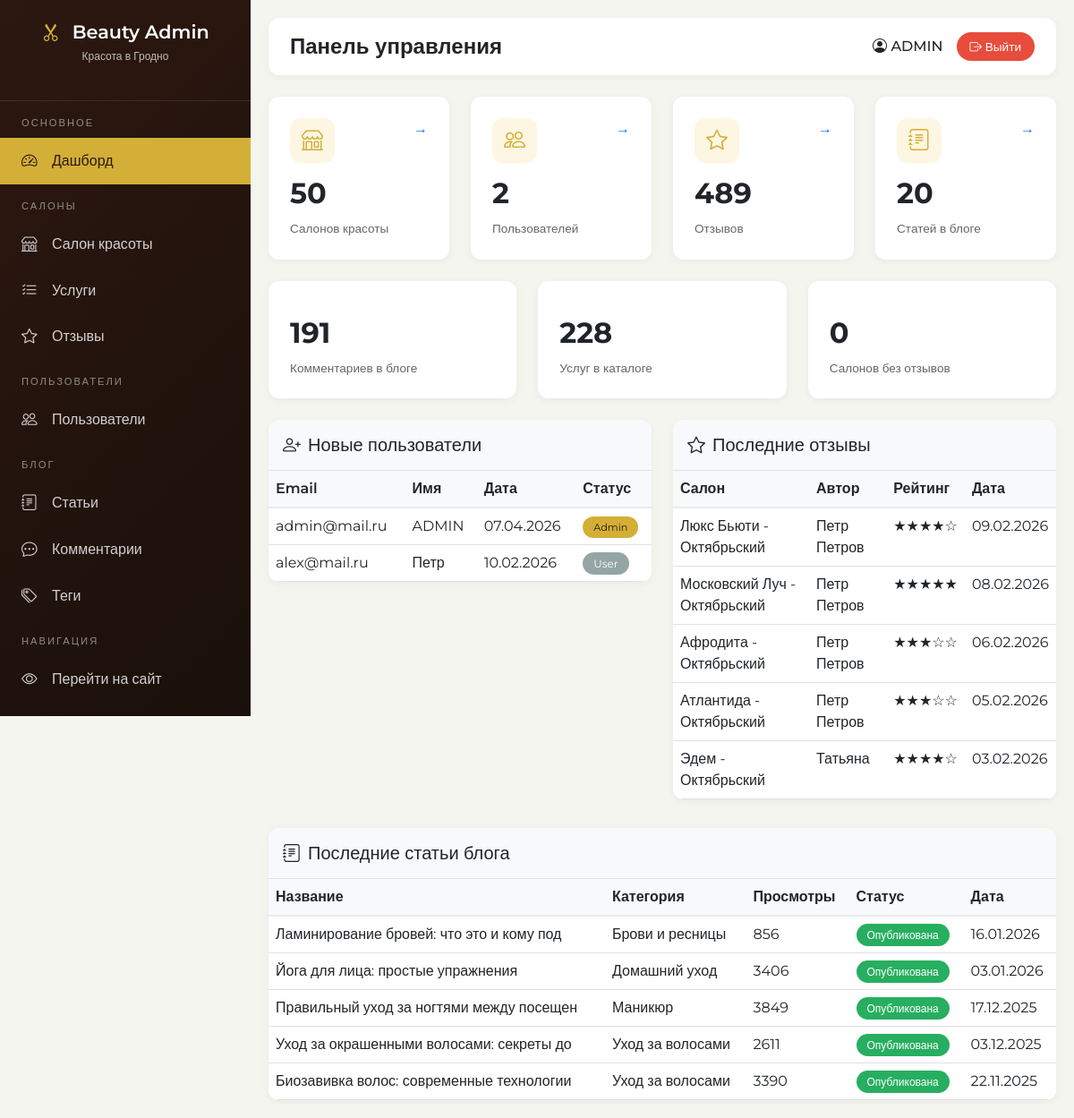
Before: /admin/ (signed in) with the older database file.
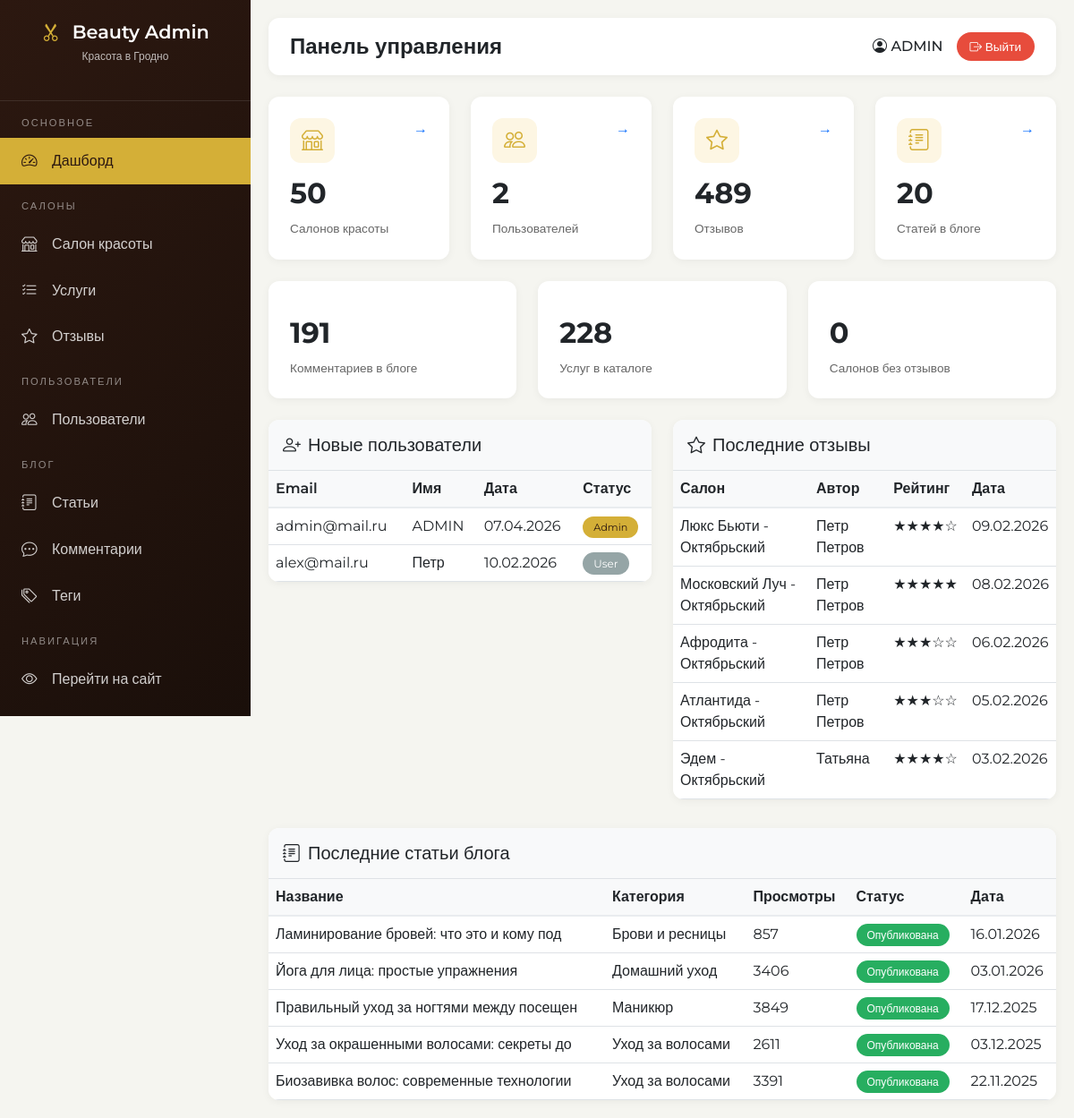
After: the same page with the newer database file.
### models.py (models this page shows)
class BlogPost(db.Model):
    __tablename__ = 'blog_posts'
    id = db.Column(db.Integer, primary_key=True)
    title = db.Column(db.String(200), nullable=False)
    slug = db.Column(db.String(200), unique=True)
    excerpt = db.Column(db.String(500))
    content = db.Column(db.Text, nullable=False)
    author = db.Column(db.String(100), default='Администратор')
    image_url = db.Column(db.String(300), default='/static/img/default.png')
    category = db.Column(db.String(50))
    is_published = db.Column(db.Boolean, default=True)
    views_count = db.Column(db.Integer, default=0)
    created_at = db.Column(db.DateTime, default=datetime.now)
    updated_at = db.Column(db.DateTime, default=datetime.now, onupdate=datetime.now)
    comments = db.relationship('BlogComment', backref='post', lazy=True, cascade='all, delete-orphan')
    tags = db.relationship('BlogTag', secondary=post_tags, backref=db.backref('posts', lazy=True))

### admin.py (the view)
@admin_bp.route('/')
@login_required
@admin_required
def index():
    stats = {
        'users': User.query.count(),
        'salons': Salon.query.count(),
        'reviews': Review.query.count(),
        'blog_posts': BlogPost.query.count(),
        'blog_comments': BlogComment.query.count(),
        'services': Service.query.count(),
        'tags': BlogTag.query.count()
    }
    recent_users = User.query.order_by(desc(User.created_at)).limit(5).all()
    recent_reviews = Review.query.order_by(desc(Review.created_at)).limit(5).all()
    recent_posts = BlogPost.query.order_by(desc(BlogPost.created_at)).limit(5).all()
    salons_without_reviews = Salon.query.filter(Salon.reviews_count == 0).count()
    avg_salon_rating = db.session.query(func.avg(Salon.rating)).scalar() or 0
    return render_template('admin/index.html',
        title='Панель управления',
        stats=stats,
        recent_users=recent_users,
        recent_reviews=recent_reviews,
        recent_posts=recent_posts,
        salons_without_reviews=salons_without_reviews,
        avg_salon_rating=round(avg_salon_rating, 1)
    )

### admin.py (called while the page is built)
def admin_required(f):
    @wraps(f)
    def decorated_function(*args, **kwargs):
        if not current_user.is_authenticated or not current_user.is_admin:
            abort(403)
        return f(*args, **kwargs)
    return decorated_function

### app.py (called while the page is built)
@login_manager.user_loader
def load_user(user_id):
    return User.query.get(int(user_id))

@app.context_processor
def inject_now():
    return {'now': datetime.now()}

@app.context_processor
def inject_user():
    return {'current_user': current_user}

### templates/admin/index.html (shortened to what the changed rows need)
{% extends "admin/base.html" %}
{% block content %}
<div class="row g-4">
    <div class="col-md-6">
        <div class="admin-table">
            <div class="table-responsive">
                <table class="table table-hover mb-0">
                    <thead>
                        <tr><th>Email</th><th>Имя</th><th>Дата</th><th>Статус</th></tr>
                    </thead>
                </table>
            </div>
        </div>
    </div>
    <div class="col-md-6">
        <div class="admin-table">
            <div class="table-responsive">
                <table class="table table-hover mb-0">
                    <thead>
                        <tr><th>Салон</th><th>Автор</th><th>Рейтинг</th><th>Дата</th></tr>
                    </thead>
                </table>
            </div>
        </div>
    </div>
</div>
<div class="row g-4 mt-2">
    <div class="col-md-12">
        <div class="admin-table">
            <div class="table-responsive">
                <table class="table table-hover mb-0">
                    <thead>
                        <tr><th>Название</th><th>Категория</th><th>Просмотры</th><th>Статус</th><th>Дата</th></tr>
                    </thead>
                    <tbody>
                        {% for post in recent_posts %}
                        <tr>
                            <td>{{ post.title[:40] }}</td>
                            <td>{{ post.category or '-' }}</td>
                            <td>{{ post.views_count }}</td>
                            <td>{% if post.is_published %}<span class="badge-active">Опубликована</span>{% else %}<span class="badge-inactive">Черновик</span>{% endif %}</td>
                            <td>{{ post.created_at.strftime('%d.%m.%Y') }}</td>
                        </tr>
                        {% endfor %}
                    </tbody>
                </table>
            </div>
        </div>
    </div>
</div>
{% endblock %}

Changed rows visible on the page:
changed BlogPost "Ламинирование бровей: что это и кому под": views_count "856" → "857"
changed BlogPost "Биозавивка волос: современные технологии": views_count "3390" → "3391"
